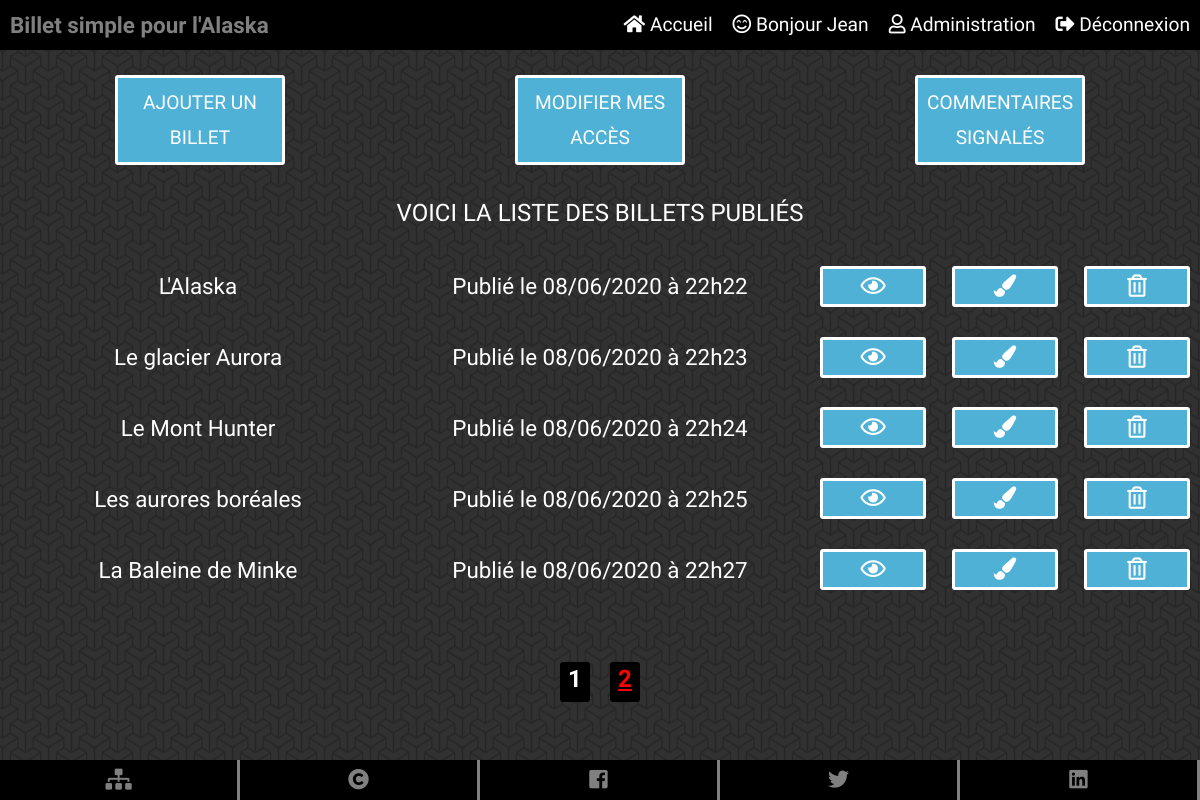
The app's page /index.php?action=admin (signed in) with its own data.
### tables this page shows
CREATE TABLE `posts` (
  `id` int(11) NOT NULL,
  `title` varchar(255) NOT NULL,
  `content` text NOT NULL,
  `author` varchar(255) NOT NULL,
  `creation_date` datetime NOT NULL
);

### model/PostManager.php (called while the page is built, shortened)
<?php
class PostManager extends Manager
{
    public function allPosts()
    {
        $db = $this->dbConnect();
        $req = $db->query('SELECT id FROM posts');
        return $req;
    }
    public function getPostsPage($depart,$billetParPage)
    {
        $db = $this->dbConnect();
        $req = $db->query('SELECT id, title, content, DATE_FORMAT(creation_date, \'%d/%m/%Y à %Hh%i\') AS creation_date_fr FROM posts ORDER BY ID LIMIT ' . $depart . ',' .$billetParPage);
        $response = $req->fetchAll();
        return $response;
    }
}

### view/backend/admin.php (the view, shortened to what this page needs)
<?php
  $body = "body_Admin";
?>
<div class="instructions_Admin">
  <div>
    <a class="boutons" href="index.php?action=add">Ajouter un billet</a>
    <a class="boutons" href="index.php?action=passrequest">Modifier mes accès</a>
    <a class="boutons" href="index.php?action=adminreport">Commentaires signalés</a>
  </div>
  <?php
    if(empty($postsAdminPage)){
      echo "<p class='message_data'>" . "Aucun billet publié" . "</p>";
    }
    else{
      echo "<p>" . "Voici la liste des billets publiés" . "</p>";
    }
  ?>
</div>
<?php
  for($i=0 ; $i < count($postsAdminPage) ; $i++) {
?>
<div id="tableauAdmin">
  <div><p><?= $postsAdminPage[$i]['title'] ?></p></div>
  <div><p>Publié le <?= $postsAdminPage[$i]['creation_date_fr'] ?></p></div>
  <div id="boutons_Admin">
      <a id="sisi" class="boutons" href="index.php?action=post&amp;id=<?= $postsAdminPage[$i]['id'] ?>"><i class="far fa-eye"></i></a>
      <a class="boutons" href="index.php?action=update&amp;id=<?= $postsAdminPage[$i]['id'] ?>"><i class="fas fa-paint-brush"></i></a>
      <a id="bouton_delete"class="boutons" href="index.php?action=deletePost&amp;id=<?= $postsAdminPage[$i]['id'] ?>" onclick="if(window.confirm('Voulez-vous vraiment supprimer ce billet ?')){return true;}else{return false;}"><i class="far fa-trash-alt"></i></a>
  </div>
</div>
<?php
  }
?>
<div class="pagination">
  <?php
    for($i=1 ; $i <= $pagesTotales ; $i++){
      if($i == $pageCourante){
        echo "<div class='boutons'>" . $i . "</div>";
      }
      else {
        echo '<div class="boutons"><a href="index.php?action=admin&page='.$i.'">'.$i.'</a></div>';
      }
    }
  ?>
</div>
<?php
  $content = ob_get_clean();
  require('view/template.php');
?>

### index.php (shortened to what this page needs)
<?php
require_once('controller/frontend/controller.php');
require_once('controller/backend/controller.php');
if (isset($_GET['action'])) {
    switch($_GET['action']) {
        case 'admin' :
            if(isset($_GET["page"]) AND !empty($_GET["page"]) AND $_GET["page"] > 0) {
                $_GET["page"] = intval($_GET["page"]);
                $pageCourante = htmlspecialchars($_GET["page"]);
                dataAdmin($pageCourante);
            } else{
                $pageCourante = 1;
                dataAdmin($pageCourante);
            }
            break;
    }
}
else{
    listPostsHome();
}

### controller/backend/controller.php (shortened to what this page needs)
<?php
require_once('model/PostManager.php');
function dataAdmin($pageCourante)
{
    try{
        if(isset($_SESSION['pseudo'])){
            $postManagerAdmin = new \Model\PostManager();
            $postsAdmin = $postManagerAdmin->allPosts();
            $postsParPage = 5;
            $postsTotaleReq = $postsAdmin;
            $postsTotales = $postsTotaleReq->rowCount();
            $pagesTotales = ceil($postsTotales/$postsParPage);
            $depart = ($pageCourante-1)*$postsParPage;
            $postManagerAdmin2 = new \Model\PostManager();
            $postsAdminPage = $postManagerAdmin2->getPostsPage($depart,$postsParPage);
            require('view/backend/admin.php');
        }
        else{
            throw new Exception("Vous n'avez pas le droit d'accéder à cette page. Veuillez vous connecter.");
        }
    }
    catch(Exception $e){
        header('Location: index.php?action=getConnexion&message='.$e->getMessage());
    }
}

### view/template.php (shortened to what this page needs)
<!DOCTYPE html>
<html lang="fr">
    <head>
    <link href="public/css/style.css" rel="stylesheet"/>
    <link rel="stylesheet" href="https://use.fontawesome.com/releases/v5.7.2/css/all.css">
    </head>
    <body id="<?= $body  ?>">
        <header class="topback">
            <div id="logo">
                <a href="index.php">Billet simple pour l'Alaska</a>
            </div>
            <div id="nav">
                <a href="index.php"><span><i class="fas fa-home"></i></span> Accueil</a>
                <?php
                    if (isset($_SESSION['pseudo']) && isset($_SESSION['pass'])) {
                ?>
                <a href="index.php?action=passrequest"><span><i class="far fa-smile-beam"></i></span> Bonjour <?= $_SESSION['pseudo'] ?> </a>
                <a href="index.php?action=admin"><span><i class="far fa-user"></i></span> Administration</a>
                <a href="index.php?action=deconnexion"><span><i class="fas fa-sign-out-alt"></i></span> Déconnexion</a>
                <?php
                    }
                    else{
                ?>
                <a href="index.php?action=getConnexion"><span><i class="fas fa-sign-in-alt"></i></span> Accès Administration</a>
                <?php
                    }
                ?>
            </div>
        </header>
        <?= $content ?>
        <footer class="topback">
            <div id="bloc_Footer">
                <a href="../sitemap.xml"><i class="fas fa-sitemap icons"></i><span class="text_Footer">&nbsp;Sitemap</span></a>
                <a href="https://creativecommons.org/licenses/by-nc-nd/4.0/legalcode"><i class="fas fa-copyright icons"></i></a>
                <a href="https://www.facebook.com/"><i class="fab fa-facebook-square icons"></i><span class="text_Footer">&nbsp;Facebook</span></a>
                <a href="https://twitter.com/"><i class="fab fa-twitter icons"></i><span class="text_Footer">&nbsp;Twitter</span></a>
                <a href="https://fr.linkedin.com/"><i class="fab fa-linkedin icons"></i><span class="text_Footer">&nbsp;Linkedin</span></a>
            </div>
        </footer>
    </body>
</html>

### public/css/style.css (style rules this page uses)
html { height : 100%; }
body { font-family : 'Roboto condensed', 'sans-serif'; min-height: 100%; margin: 0; padding: 0; position: relative; display: flex; flex-direction: column; justify-content: space-between; }
header { height : auto; background-color: black; display: flex; font-family: "Nova Flat", "sans-serif"; position: relative; z-index: 2000; }
header a { padding: 0 10px 0 10px; display: block; line-height: 50px; color: gray; }
#logo { display: flex; font-size: 1.4em; font-family: "Rock Salt", "sans-serif"; }
#nav { display: flex; justify-content: flex-end; flex: auto; }
#nav a { font-size : 1.2em; color: white; }
.topback a { text-decoration : none; color: gray; }
.boutons { background-color: #4EB1D5; color: #FFFFFF; border-radius: 3px; display: block; line-height: 35px; text-align: center; text-decoration: none; width: 100px; margin: auto; margin-top : 10px; margin-bottom : 10px; }
footer { background-color: black; }
footer a { text-align: center; line-height: 30px; font-size: 21px; padding: 5px; width: 100%; border-right: 3px solid gray; font-family: 'Nova Flat', 'sans-serif'; white-space: nowrap; }
#bloc_Footer { display: flex; justify-content: space-around; }
#body_Admin { background : url("../../public/images/background/escheresque-dark.png") fixed center; background-color: black; }
.instructions_Admin { text-align: center; color: white; text-transform: uppercase; font-size : 1.5em; margin-top: 15px; }
.instructions_Admin a { width : 150px; font-size : 0.8em; padding: 7px; }
.instructions_Admin div { display: flex; }
#boutons_Admin { display: flex; justify-content: space-around; align-items: center; }
#boutons_Admin a { margin-right: 10px; }
#tableauAdmin { display: flex; justify-content: space-between; align-items: center; text-align: center; font-size: 1.4em; color : white; }
#tableauAdmin div { width: 33%; text-align: center; }
.pagination { display: flex; justify-content: center; height: 60px; width: 100px; margin: auto; }
.pagination div { font-size : 1.5em; font-weight: bold; width: 30px; background-color: black; color: white; }
.pagination a { color: red; }
#tableauAdmin p { padding-left: 5px; padding-right: 5px; }
.instructions_Admin .boutons { border : 3px solid white; }
.instructions_Admin p { font-family: 'Nova Flat', 'sans-serif'; }
#boutons_Admin .boutons { border : 3px solid white; }

### records on screen
posts: title "L'Alaska", creation_date_fr "08/06/2020 à 22h22"
posts: title "Le glacier Aurora", creation_date_fr "08/06/2020 à 22h23"
posts: title "Le Mont Hunter", creation_date_fr "08/06/2020 à 22h24"
posts: title "Les aurores boréales", creation_date_fr "08/06/2020 à 22h25"
posts: title "La Baleine de Minke", creation_date_fr "08/06/2020 à 22h27"

### other values on screen
$_SESSION['pseudo'] "Jean"
